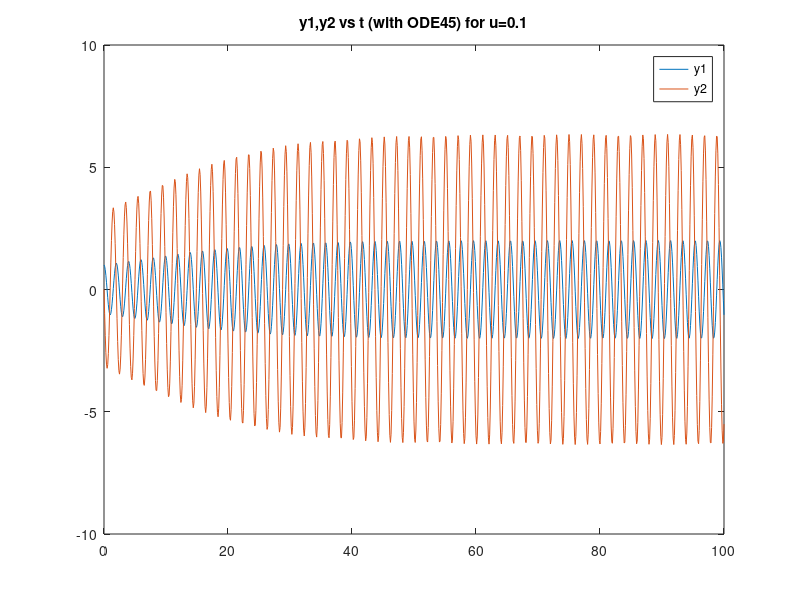
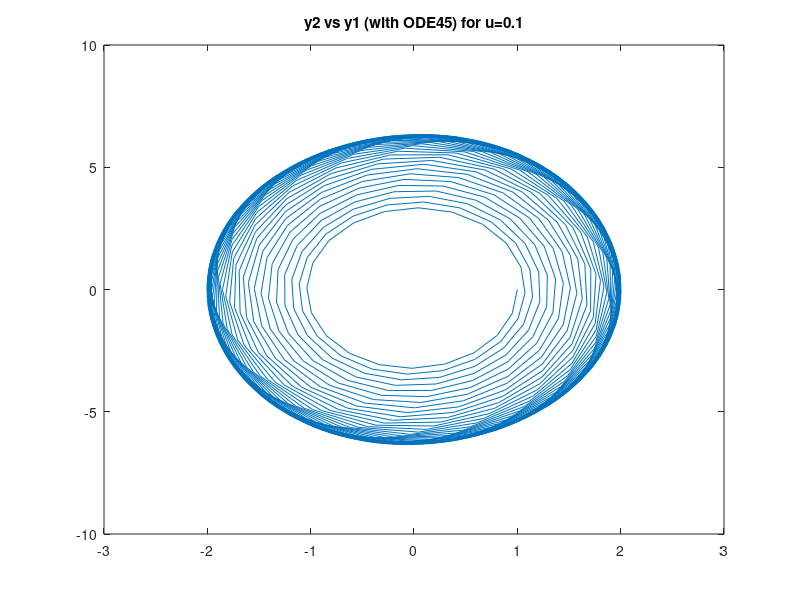

Write the MATLAB code that produced these figures, in order. (Note: this script raises an error after producing the figures.)
clear all
close all

%Please Wait for about a minute for the program to run completely

%t_ODE45 contains the time taken to run ODE45 
%and similarly t_ODE15s for ODE15s for u=0.1,1,100 in order

%%
i=1;
u=0.1;      %value of u is set to 0.1
tspan = [0:0.1:100]; %tspan is selected appropriately for the u
y0 =[1;0];  %y0 contains the initial values of the state variable y(1) and y2)

tic      %tic toc is a function used to measure time taken by ODE45 and ODE15s functions
[t,y] = ode45(@(t,y) [y(2); u*(1-y(1)^2)*y(2)-y(1)/u] ,tspan,y0); %Van Der Pol Equation
t_ODE45(i)=toc;

figure(1)
plot(t,y);
title('y1,y2 vs t (with ODE45) for u=0.1');
legend('y1','y2');
figure(2)
plot(y(:,1),y(:,2))
title('y2 vs y1 (with ODE45) for u=0.1');

tic
[t,y] = ode15s(@(t,y) [y(2); u*(1-y(1)^2)*y(2)-y(1)/u] ,tspan,y0); 
t_ODE15s(i)=toc;

%%Figures of ODE15s can be observed below but they are the same as ODE45
% figure(3)
% plot(t,y);
% title('y1,y2 vs t (with ODE15s) for u=0.1');
% legend('y1', 'y2');
% figure(4)
% plot(y(:,1),y(:,2))
% title('y2 vs y1 (with ODE15s) for u=0.1');

%%
i=2;
u=1;
tspan = [0:0.1:100];
y0 =[1;0];

tic
[t,y] = ode45(@(t,y) [y(2); u*(1-y(1)^2)*y(2)-y(1)/u] ,tspan,y0); 
t_ODE45(i)=toc;

figure(5)
plot(t,y);
title('y1,y2 vs t (with ODE45) for u=1');
legend('y1','y2');
figure(6)
plot(y(:,1),y(:,2))
title('y2 vs y1 (with ODE45) for u=1');

tic
[t,y] = ode15s(@(t,y) [y(2); u*(1-y(1)^2)*y(2)-y(1)/u] ,tspan,y0); 
t_ODE15s(i)=toc;

%%Figures of ODE15s can be observed below but they are the same as ODE45
% figure(7)
% plot(t,y);
% title('y1,y2 vs t (with ODE15s) for u=1');
% legend('y1', 'y2');
% figure(8)
% plot(y(:,1),y(:,2))
% title('y2 vs y1 (with ODE15s) for u=1');


%%
i=3;
u=100;
tspan = [0:100:20000];
y0 =[1;0];

tic
[t,y] = ode45(@(t,y) [y(2); u*(1-y(1)^2)*y(2)-y(1)/u] ,tspan,y0); 
t_ODE45(i)=toc;

figure(9)
plot(t,y);
title('y1,y2 vs t (with ODE45) for u=100');
legend('y1','y2');
figure(10)
plot(y(:,1),y(:,2))
title('y2 vs y1 (with ODE45) for u=100');

tic
[t,y] = ode15s(@(t,y) [y(2); u*(1-y(1)^2)*y(2)-y(1)/u] ,tspan,y0); 
t_ODE15s(i)=toc;

%%Figures of ODE15s can be observed below but they are the same as ODE45
% figure(11)
% plot(t,y);
% title('y1,y2 vs t (with ODE15s) for u=100');
% legend('y1', 'y2');
% figure(12)
% plot(y(:,1),y(:,2))
% title('y2 vs y1 (with ODE15s) for u=100');
% i=i+1;

u=[0.1,1,100]
t_ODE45
t_ODE15s

%% Setup_2
% clear all
% close all
% 
% y0 =[1;0];
% 
% for u=[1]
%     tspan = [0:u/10:u*1000];
%     [t,y] = ode15s(@(t,y) [y(2); u*(1-y(1)^2)*y(2)-y(1)/u] ,tspan,y0);
% %     subplot(2,1,1);
% %     plot(t,y(:,1));
%     Y1=fftshift(fft(y(:,1)));
%     Y2=fftshift(fft(y(:,2)));
% %     subplot(2,1,2);
% %     plot(t,(y(:,1)),'o');
%     figure
%     plot(t,y(:,1))
% end
